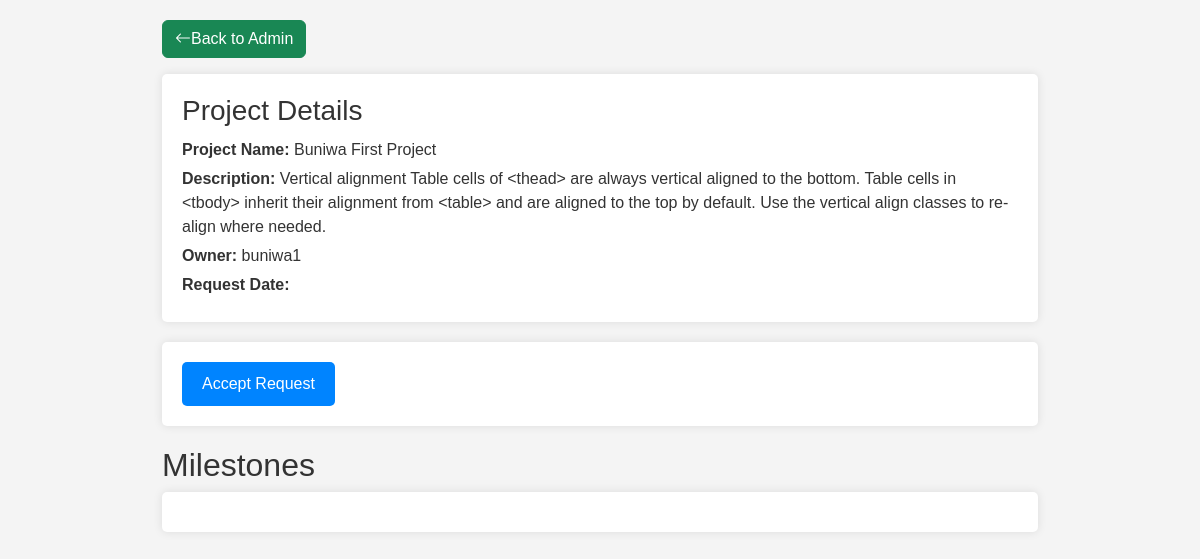
The page /portal/create_milestones/12/ (signed in) on the database as committed earlier.
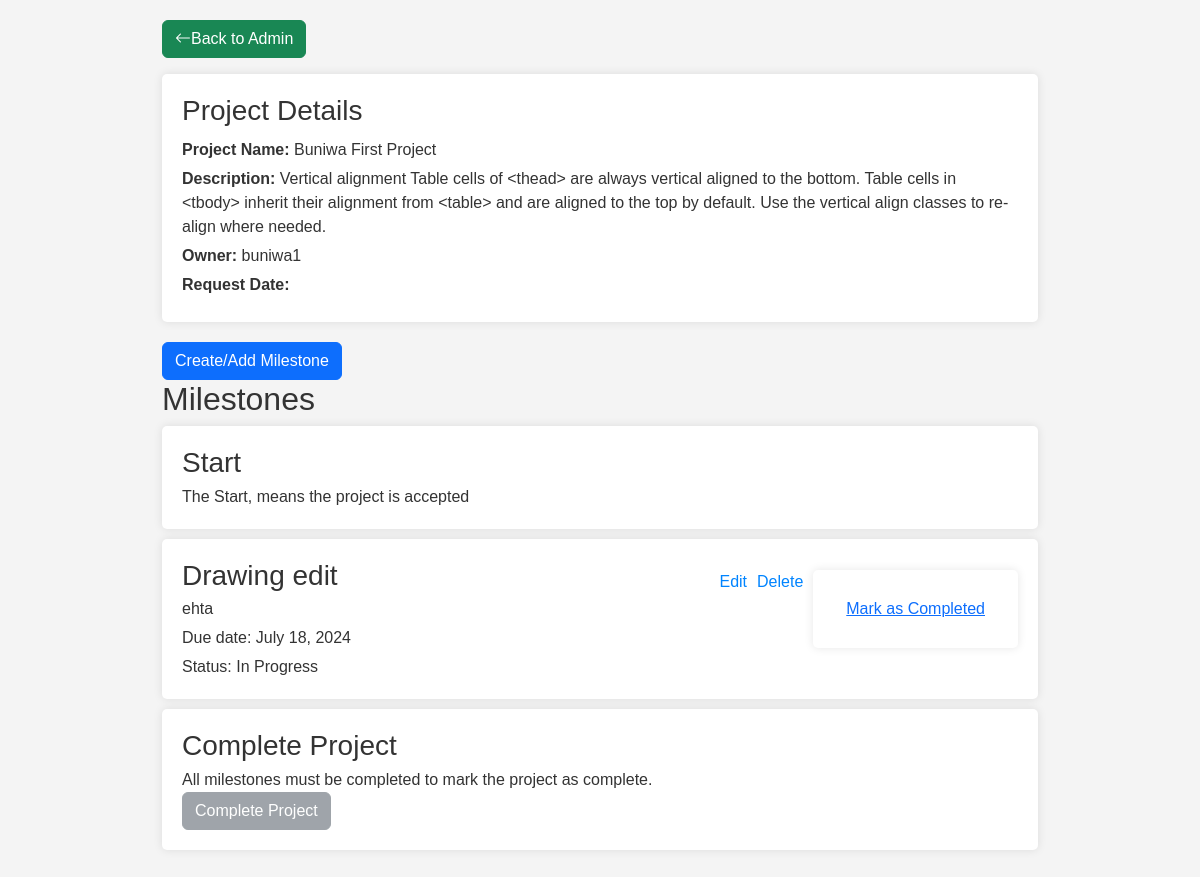
The same page on the database as committed later.
### Portal/models.py (models this page shows, shortened)
class Milestone(models.Model):
    project = models.ForeignKey(ProjectRequest, on_delete=models.CASCADE)
    title = models.CharField(max_length=100)
    description = models.TextField()
    due_date = models.DateField()
    completed = models.BooleanField(default=False)
    image = models.ImageField(upload_to='milestone_images/', null=True, blank=True)

### Portal/views.py (the view)
# urls.py: path('create_milestones/<int:request_id>/', views.create_milestones, name='create_milestones'),  # Create Milestones
@login_required
def create_milestones(request, request_id):
    project_request = get_object_or_404(ProjectRequest, id=request_id)
    if request.method == 'POST':
        if 'accept_request' in request.POST:
            project_request.status = 'In Progress'
            project_request.save()
            return JsonResponse({'success': True, 'status': 'In Progress'})
        elif 'complete_project' in request.POST:
            project_request.status = 'Completed'
            project_request.save()
            return JsonResponse({'success': True, 'status': 'Completed'})
        else:
            form = MilestoneForm(request.POST, request.FILES)
            if form.is_valid():
                milestone = form.save(commit=False)
                milestone.project = project_request
                milestone.save()
                return JsonResponse({'success': True})
            else:
                return JsonResponse({'success': False, 'errors': form.errors})
    else:
        form = MilestoneForm()
    milestones = Milestone.objects.filter(project=project_request)
    all_milestones_complete = all(milestone.completed for milestone in milestones)
    return render(request, 'Portal/create_milestones.html', {
        'form': form,
        'milestones': milestones,
        'project_request': project_request,
        'request_id': request_id,
        'all_milestones_complete': all_milestones_complete,
    })

### Buniwa/context_processors.py (called while the page is built)
def profile_photo(request):
    if request.user.is_authenticated:
        user_details = UserDetails.objects.get(user=request.user)
        profile_photo_url = user_details.profile_photo.url if user_details.profile_photo else 'https://st3.depositphotos.com/15648834/17930/v/600/depositphotos_179308454-stock-illustration-unknown-person-silhouette-glasses-profile.jpg'
        return {'profile_photo_url': profile_photo_url}
    return {}

### Portal/templates/Portal/create_milestones.html (shortened to what this page needs)
<!DOCTYPE html>
<html lang="en">
<head>
    <link href="https://cdn.jsdelivr.net/npm/bootstrap@5.3.3/dist/css/bootstrap.min.css" rel="stylesheet">
    <link rel="stylesheet" href="https://cdn.jsdelivr.net/npm/bootstrap-icons@1.11.3/font/bootstrap-icons.min.css">
</head>
<body>
    <div class="container">
        <div>
            <p><a href="{% url 'admin_portal' %}" class="btn btn-success"><i class="bi bi-arrow-left"></i>Back to Admin</a></p>
        </div>
        <div class="project-details">
            <h3>Project Details</h3>
            <p><strong>Project Name:</strong> {{ project_request.project_name }}</p>
            <p><strong>Description:</strong> {{ project_request.description }}</p>
            <p><strong>Owner:</strong> {{ project_request.user.username }}</p>
            <p><strong>Request Date:</strong> {{ project_request.created_at }}</p>
        </div>
        <div class="buttons">
            {% if project_request.status == 'Requested' %}
    <form id="AcceptBtn" method="post" action="{% url 'accept_request' request_id %}">
        <button type="submit" name="accept_request" class="accept-btn">Accept Request</button>
    </form>
        {% elif project_request.status == 'In Progress' %}
            <button id="createMilestoneBtn" class="btn btn-primary">Create/Add Milestone</button>
        {% endif %}
        </div>
        <h2>Milestones</h2>
        <div class="milestone-card">
            <div>
                {% if project_request.status == 'In Progress' %}
                <h3>Start</h3>
                <p>The Start, means the project is accepted</p>
                {% endif %}
            </div>
        </div>
        {% for milestone in milestones %}
        <div class="milestone-card">
            <div>
                <h3>{{ milestone.title }}</h3>
                <p>{{ milestone.description }}</p>
                <p>Due date: {{ milestone.due_date }}</p>
                <p>Status: {{ milestone.completed|yesno:"Completed,In Progress" }}</p>
            </div>
            <div class="actions">
                <a href="{% url 'edit_milestone' milestone.id %}" class="edit-milestone" data-id="{{ milestone.id }}">Edit</a>
                <a href="{% url 'delete_milestone' milestone.id %}">Delete</a>
                {% if project_request.status != 'Completed' %}
                    <form method="post" action="{% url 'toggle_milestone_status' milestone.id %}" style="display:inline;">
                        <button type="submit" class="btn btn-link">
                            {% if milestone.completed %}
                                Mark as In Progress
                            {% else %}
                                Mark as Completed
                            {% endif %}
                        </button>
                    </form>
                {% endif %}
            </div>
        </div>
    {% endfor %}
    {% if project_request.status == 'In Progress' %}
    <div class="milestone-card">
        <div>
            {% if milestones %}
                <h3>Complete Project</h3>
                <p>All milestones must be completed to mark the project as complete.</p>
                <div class="actions">
                    {% if all_milestones_complete %}
                        <form method="post" action="{% url 'complete_project' project_request.id %}">
                            {% csrf_token %}
                            <button type="submit" class="btn btn-success">Complete Project</button>
                        </form>
                    {% else %}
                        <button class="btn btn-secondary" disabled>Complete Project</button>
                    {% endif %}
                </div>
            {% else %}
                <h3>No Milestones</h3>
                <p>Please create milestones to start tracking the project progress.</p>
            {% endif %}
        </div>
    </div>
{% endif %}
    </div>
</body>
</html>

Rows that differ between the two databases and show on the page:
changed ProjectRequest "Buniwa First Project": status "Requested" → "In Progress" (drawn)
added Milestone: title "Drawing edit", description "ehta", due_date "July 18, 2024", completed "In Progress", shows "Mark as Completed"
Other text that changed with them:
text no longer shown: "Accept Request"
text now shown: "Create/Add Milestone Start The Start, means the project is accepted Complete Project All milestones must be completed to mark the project as complete. Complete Project"
